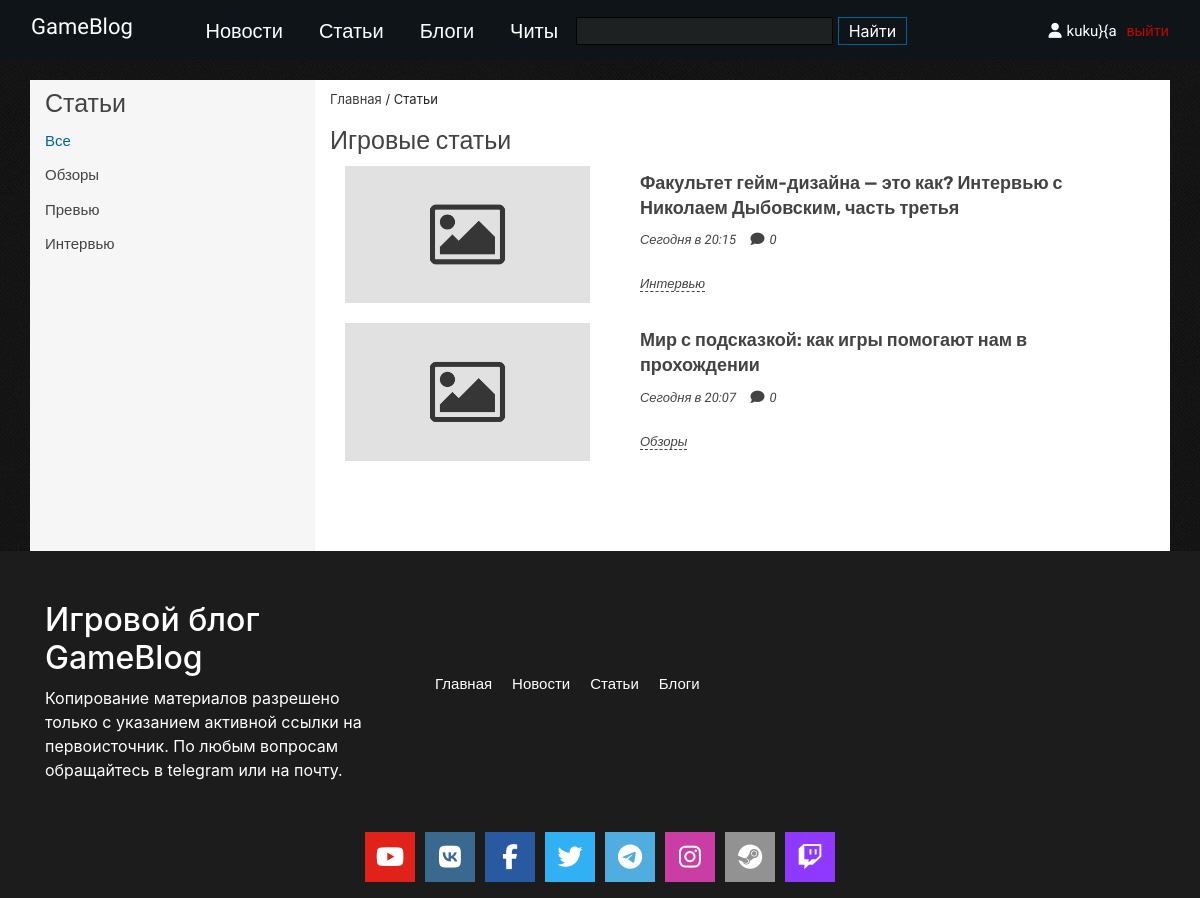
/articles (signed in), run on the app's committed database.
### tables this page shows
CREATE TABLE `category` (
  `id` int(11) NOT NULL,
  `title` varchar(255) NOT NULL,
  `code` varchar(255) NOT NULL,
  `table_name` varchar(255) NOT NULL
);

CREATE TABLE `articles` (
  `id` int(11) NOT NULL,
  `cat_id` int(11) NOT NULL,
  `title` varchar(255) NOT NULL,
  `description` text NOT NULL,
  `author` varchar(50) NOT NULL,
  `date` datetime NOT NULL,
  `image` varchar(255) NOT NULL,
  `meta_desc` text NOT NULL,
  `meta_keywords` text NOT NULL,
  `showSlider` int(11) NOT NULL DEFAULT 0
);

### public/index.php (called while the page is built, shortened)
<?php
$qStr = $_SERVER['QUERY_STRING'];
spl_autoload_register(function ($className){
    $className = ROOT .'/'. str_replace('\\', '/', $className) . '.php';
});
Router::dispatch($qStr);

### config/db.php (called while the page is built)
<?php
return [
    'dsn' => 'mysql:host=localhost;dbname=gameblog',
    'user' => 'root',
    'password' => 'root'
];

### app/controllers/ArticlesController.php (called while the page is built, shortened)
<?php
class ArticlesController extends AppController
{
    public function indexAction()
    {
        $articles = new Article();
        $page = isset($_GET['page']) ? (int)$_GET['page'] : 1;
        $perPage = 20;
        $total = $articles->count();
        if ($total >= $perPage){
            $pagination = new Pagination($page, $perPage, $total);
            $start = $pagination->getStart();
            $allArticles = $articles->getAllLimit($start, $perPage);
        }
        else {
            $allArticles = $articles->getAll();
        }
        $allArticles = editNewDateArray($allArticles);
        $categoryArticles = $articles->getCategory('category', 'articles');
    }
}

### app/views/Articles/index.php (the view, shortened to what this page needs)
<div class="container">
    <div class="row main-content-news">
        <div class="col-xs-12 col-sm-12 col-md-3 col-lg-3 sidebar">
            <span class="sidebar-title">Статьи</span>
            <div class="category-news">
                <ul class="category-news-list">
                    <li class="category-news_item"><a href="/articles" class="active">Все</a></li>
                    <? foreach ($arrCategory as $category): ?>
                        <li class="category-news_item"><a href="/articles/category/<?=$category['code']?>"><?=$category['title']?></a></li>
                    <? endforeach; ?>
                </ul>
            </div>
        </div>
        <div class="col-xs-12 col-sm-12 col-md-9 col-lg-9 article-news-content">
            <div class="block-breadcrumbs">
                <p class="wrapper_p"><a href="/">Главная</a> / Статьи</p>
            </div>
            <div class="article-news-title">
                <h1>Игровые статьи</h1>
            </div>
            <div class="article-news">
                <? if (count($allArticles) > 0): ?>
                <? foreach ($allArticles as $article): ?>
                    <div class="col-12 article-new">
                        <div class="row">
                            <div class="col-4">
                                <a href="articles/detail/<?=$article['num_id']?>">
                                    <? if(file_exists($_SERVER['DOCUMENT_ROOT'].PATH_IMAGE.'/'.$article['image'])): ?>
                                        <img src="<?=PATH_IMAGE?>/<?=$article['image']?>" class="article-new__img" alt="<?=$article['image']?>">
                                    <? else: ?>
                                        <img src="<?=NO_IMG?>" class="article-new__img" alt="<?=$article['image']?>">
                                    <? endif; ?>
                                </a>
                            </div>
                            <div class="col-8">
                                <div class="article__new">
                                    <div class="article-new__name">
                                        <a href="articles/detail/<?=$article['num_id']?>"><?=$article['title']?></a>
                                    </div>
                                    <div class="article-new__info">
                                        <span class="article-new__info--date"><?=$article['date']?></span>
                                        <span class="article-new__info--comment"><i class="fa fa-comment-o" aria-hidden="true"></i><?=$article['comments']?></span>
                                    </div>
                                    <div class="article-new__tags">
                                        <span><?=$article['cat_title']?></span>
                                    </div>
                                </div>
                            </div>
                        </div>
                    </div>
                <? endforeach; ?>
                <? else: ?>
                    <span class="no-records">Статей еще нет. Но скоро появятся!</span>
                <? endif; ?>
            </div>
        </div>
    </div>
</div>

### public/css/style.css (style rules this page uses)
* { box-sizing: border-box; }
.active { color: #006495 !important; }
.blog_container { background: #171717 url(../images/bg.jpg) repeat top center; }
.main-content-news { margin-top: 20px; background: #fff; }
.sidebar { background: #f6f6f6; }
.sidebar .sidebar-title { display: block; margin-top: 5px; font-family: "Rubik", sans-serif; font-size: 25px; font-weight: 400; color: #434343; }
.sidebar .category-news-list { list-style: none; padding: 0; }
.sidebar .category-news-list .category-news_item { padding-top: 5px; padding-bottom: 5px; }
.sidebar .category-news-list .category-news_item a { font-family: "Roboto", sans-serif; font-size: 15px; font-weight: 500; color: #434343; position: relative; }
.sidebar .category-news-list .category-news_item a::before { content: ""; position: absolute; height: 2px; width: 100%; background: #006495; bottom: 0; margin-bottom: -2px; background: #006495; opacity: 0; transition: 0.5s ease; }
.article-news-content { background: #fff; }
.article-news-content .block-breadcrumbs { margin-top: 10px; margin-bottom: 10px; }
.article-news-content .block-breadcrumbs .wrapper_p { font-size: 13px; }
.article-news-content .block-breadcrumbs .wrapper_p a { color: #3b3b3b; }
.article-news-content .article-news-title h1 { font-size: 25px; font-family: "Rubik", sans-serif; color: #434343; }
.article-news-content .article-news { padding-bottom: 30px; }
.article-news-content .article-news .article-new { padding-bottom: 10px; margin-top: 10px; }
.article-news-content .article-news .article-new__img { width: 100%; }
.article-news-content .article-news .article-new__name { margin-top: 5px; margin-bottom: 5px; padding-left: 20px; }
.article-news-content .article-news .article-new__name a { color: #434343; font-family: "Rubik", sans-serif; font-size: 18px; line-height: 1.4; font-weight: 600; }
.article-news-content .article-news .article-new__info { padding-left: 20px; }
.article-news-content .article-news .article-new__info--date { color: #434343; font-size: 13px; font-family: "Roboto", sans-serif; font-weight: 400; font-style: italic; }
.article-news-content .article-news .article-new__info--comment { margin-left: 10px; color: #434343; font-size: 13px; font-family: "Roboto", sans-serif; font-weight: 400; font-style: italic; }
.article-news-content .article-news .article-new__info--comment .fa-comment-o { font-size: 14px; margin-right: 5px; font-weight: bold; }
.article-news-content .article-news .article-new__tags { padding-left: 20px; margin-top: 20px; }
.article-news-content .article-news .article-new__tags span { font-size: 13px; font-family: "Roboto", sans-serif; font-weight: 400; font-style: italic; color: #434343; border-bottom: 1px dashed; }

### data on the page
category: title "Обзоры"
category: title "Превью"
category: title "Интервью"
articles: title "Факультет гейм-дизайна — это как? Интервью с Николаем Дыбовским, часть третья", date "Сегодня в 20:15", comments "0", category.title "Интервью"
articles: title "Мир с подсказкой: как игры помогают нам в прохождении", date "Сегодня в 20:07", comments "0", category.title "Обзоры"

### other printed values
$_SESSION['user']['login'] "kuku}{a"
